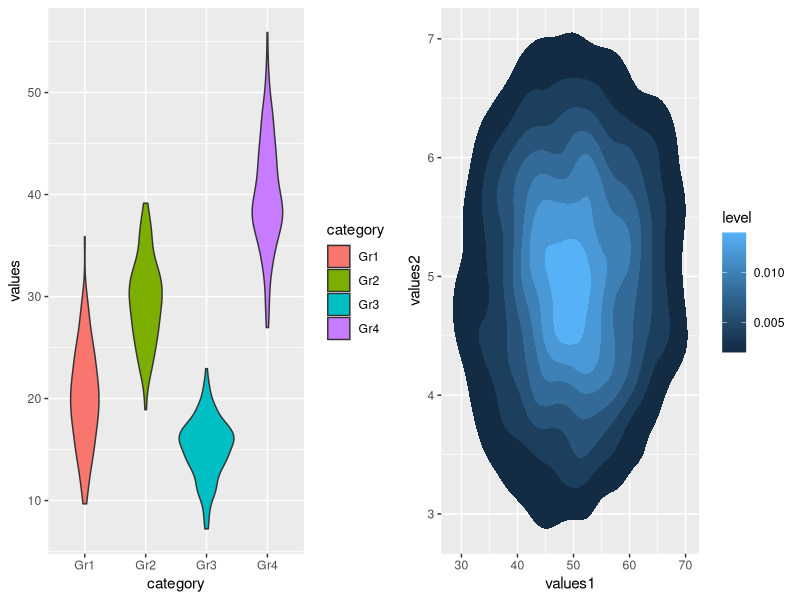
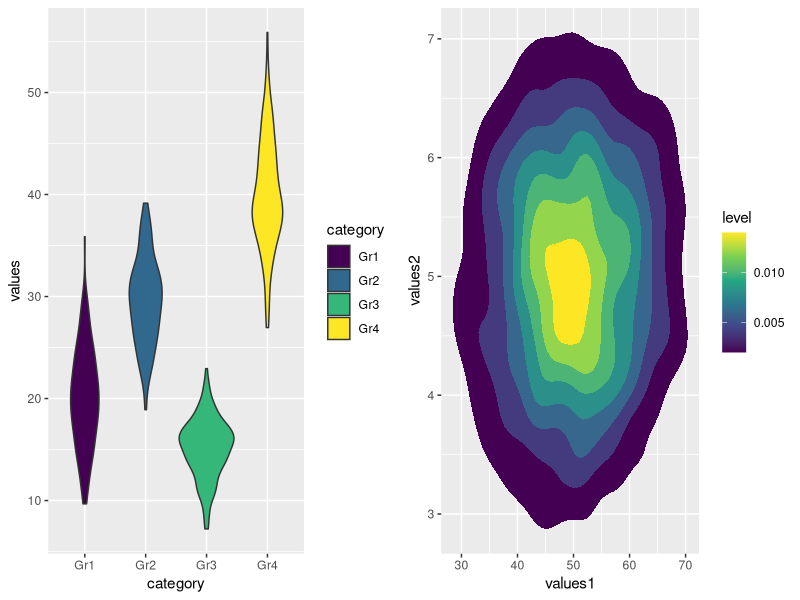
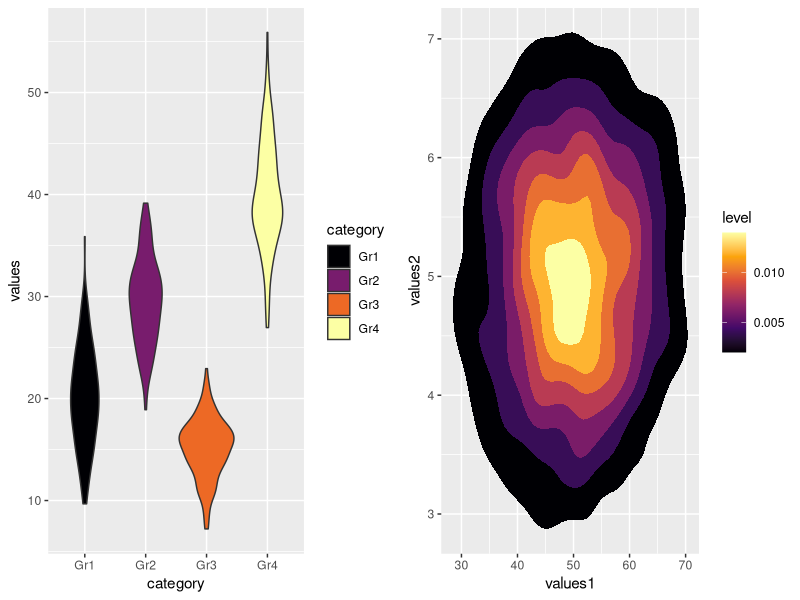
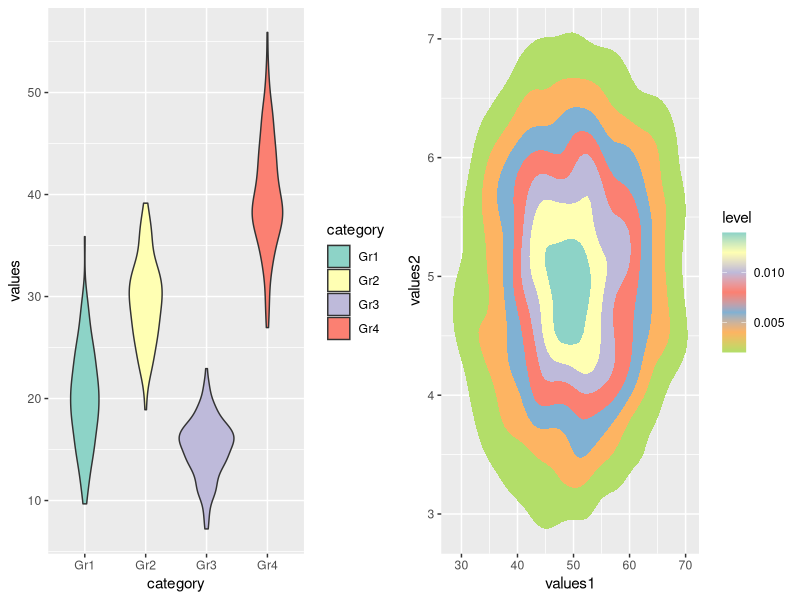
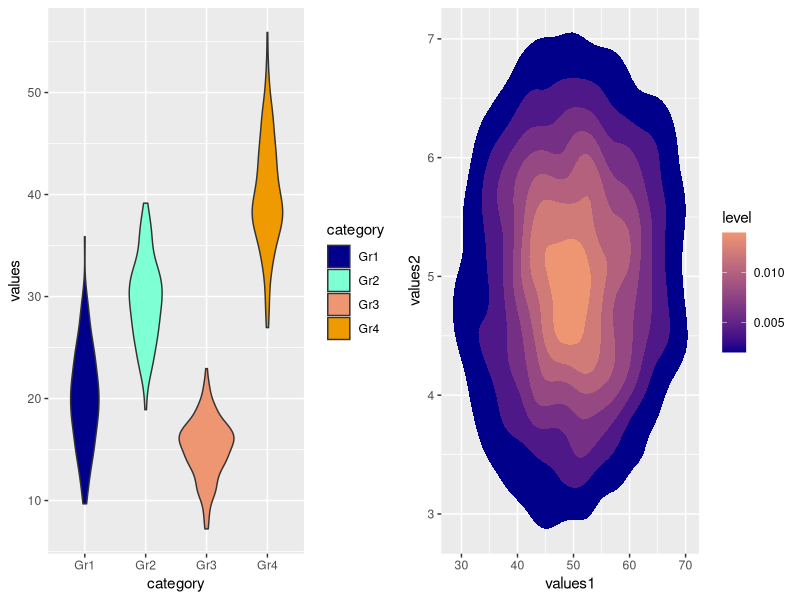
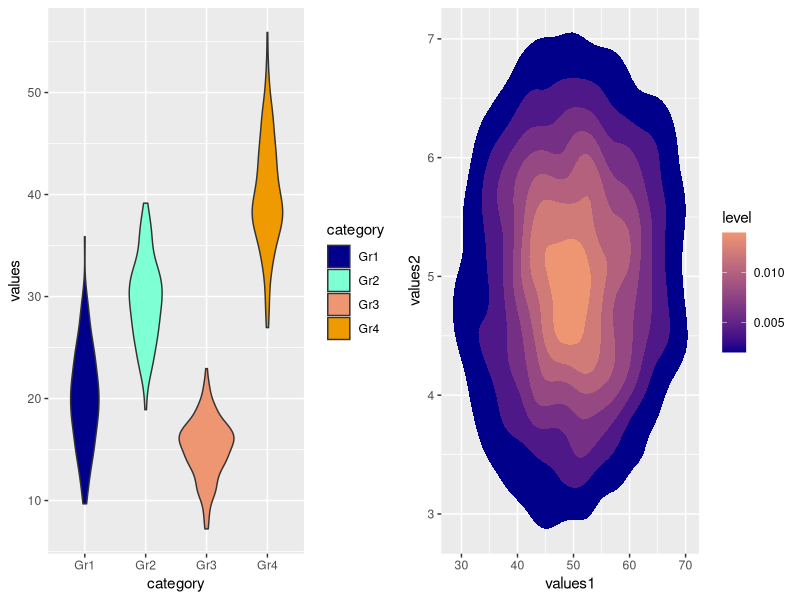

Reproduce these figures in R, in order.
## ---- chunk 1
knitr::opts_chunk$set(echo = TRUE, fig.align='center')

# title: Choosing colors for your plot
# author: jonathan
# revised: 15/3/2020 

WEB <- c("https://bioceed.uib.no/dropfolder/bioSTATS/Rmd/Visualizing/Essential/choosing-colors.html")
GIT <- c("https://github.com/jonathansoule/biostats/blob/master/Visualizing/Essential/choosing-colors.Rmd")
library(ggplot2)
library(gridExtra)

# data for violin plot
# variable 1
values <- c(rnorm(150, mean=20, sd=5), rnorm(150, mean=30, sd=4), rnorm(150, mean=15, 3), rnorm(150, mean=40, sd=5)) 
# variable 2
category <- c(rep("Gr1", 150), rep("Gr2", 150), rep("Gr3", 150), rep("Gr4", 150))
# dataframe
df <- data.frame(category, values)

# data for density plot
# variable 3
values1 <- rnorm(4000, mean=50, sd=10) 
# variable 4
values2 <- rnorm(4000, mean=5, sd=1)
# dataframe
df2 <- data.frame(values1, values2)
## ---- chunk 2
# code for violin plot
baseplot1 <- ggplot(df, aes(category, values, fill=category)) +
  geom_violin()

# code for density plot
baseplot2 <- ggplot(df2, aes(values1, values2)) +
  stat_density_2d(aes(fill = ..level..), geom = "polygon")

## ---- chunk 3
grid.arrange(
  baseplot1,     # left plot, violin lot
  baseplot2,     # right plot, density plot
  nrow=1)
## ---- chunk 4
grid.arrange(
  baseplot1 + 
    scale_fill_viridis_d(),   # left plot, violin plot
  baseplot2 + 
    scale_fill_viridis_c(),   # right plot, density plot
  nrow=1)
## ---- chunk 5
grid.arrange(
  baseplot1 +
    scale_fill_viridis_d(option="inferno"),     # left plot, violin plot
  baseplot2 +
    scale_fill_viridis_c(option="inferno"),     # right plot, density plot
  nrow=1)
## ---- chunk 6
grid.arrange(
  baseplot1 +
    scale_fill_brewer(palette="Set3"),          # left plot, violin plot
  baseplot2 +
    scale_fill_distiller(palette="Set3"),       # right plot, density plot
  nrow=1)
## ---- chunk 7
grid.arrange(
  baseplot1 +
    scale_fill_manual(values=c("darkblue", "aquamarine1", "lightsalmon2", "orange2")), # left plot, violin plot
  baseplot2 +
    scale_fill_gradient(low= "darkblue", high= "lightsalmon2"),                        # right plot, density plot
  nrow=1)
## ---- chunk 8
grid.arrange(
  baseplot1 +
    scale_fill_manual(values=c("#00008B", "#7FFFD4", "#EE9572", "#EE9A00")),           # left plot, violin plot
  baseplot2 +
    scale_fill_gradient(low= "#00008B", high= "#EE9572"),                              # right plot, density plot
  nrow=1)
